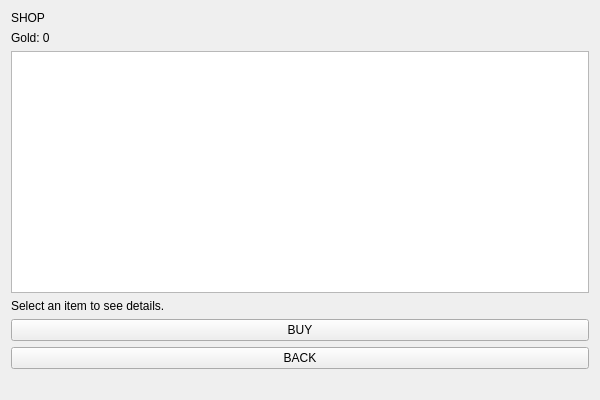
<?xml version="1.0" encoding="UTF-8"?>
<ui version="4.0">
 <class>ShopWidget</class>
 <widget class="QWidget" name="ShopWidget">
  <property name="geometry">
   <rect>
    <x>0</x>
    <y>0</y>
    <width>600</width>
    <height>400</height>
   </rect>
  </property>
  <property name="windowTitle">
   <string>ShopWidget</string>
  </property>
  <layout class="QVBoxLayout" name="verticalLayout_2">
   <item>
    <layout class="QVBoxLayout" name="verticalLayout">
     <item>
      <widget class="QLabel" name="titleLabel">
       <property name="text">
        <string>SHOP</string>
       </property>
      </widget>
     </item>
     <item>
      <widget class="QLabel" name="goldLabel">
       <property name="text">
        <string>Gold: 0</string>
       </property>
      </widget>
     </item>
     <item>
      <widget class="QListWidget" name="itemListWidget"/>
     </item>
     <item>
      <widget class="QLabel" name="descriptionLabel">
       <property name="text">
        <string>Select an item to see details.</string>
       </property>
      </widget>
     </item>
     <item>
      <layout class="QHBoxLayout" name="horizontalLayout"/>
     </item>
     <item>
      <layout class="QHBoxLayout" name="horizontalLayout_2"/>
     </item>
     <item>
      <widget class="QPushButton" name="buyButton">
       <property name="text">
        <string>BUY</string>
       </property>
      </widget>
     </item>
     <item>
      <widget class="QPushButton" name="backButton">
       <property name="text">
        <string>BACK</string>
       </property>
      </widget>
     </item>
     <item>
      <widget class="QLabel" name="TITLELABEL">
       <property name="text">
        <string/>
       </property>
      </widget>
     </item>
    </layout>
   </item>
  </layout>
 </widget>
 <resources/>
 <connections/>
</ui>
